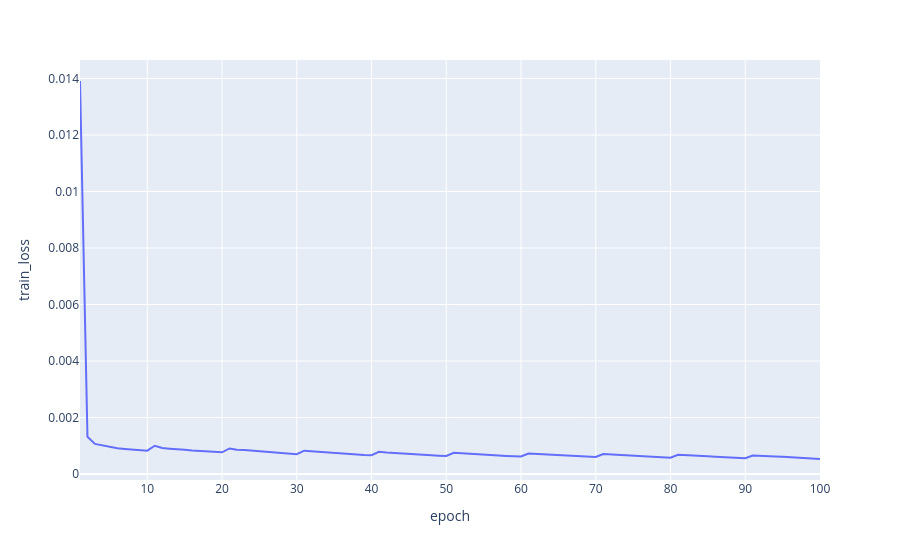

The notebook cell saved with this chart:
### Markdown cell above
### RMSE of fifth Input

### Code cell
df_path = "./saved_runs/with_combined_pv_sizes/train_history.csv"
df = pd.read_csv(df_path)
fig = px.line(df, x="epoch", y="train_loss")
#fig.write_image("./plots/train_loss.pdf")  
fig.show()
